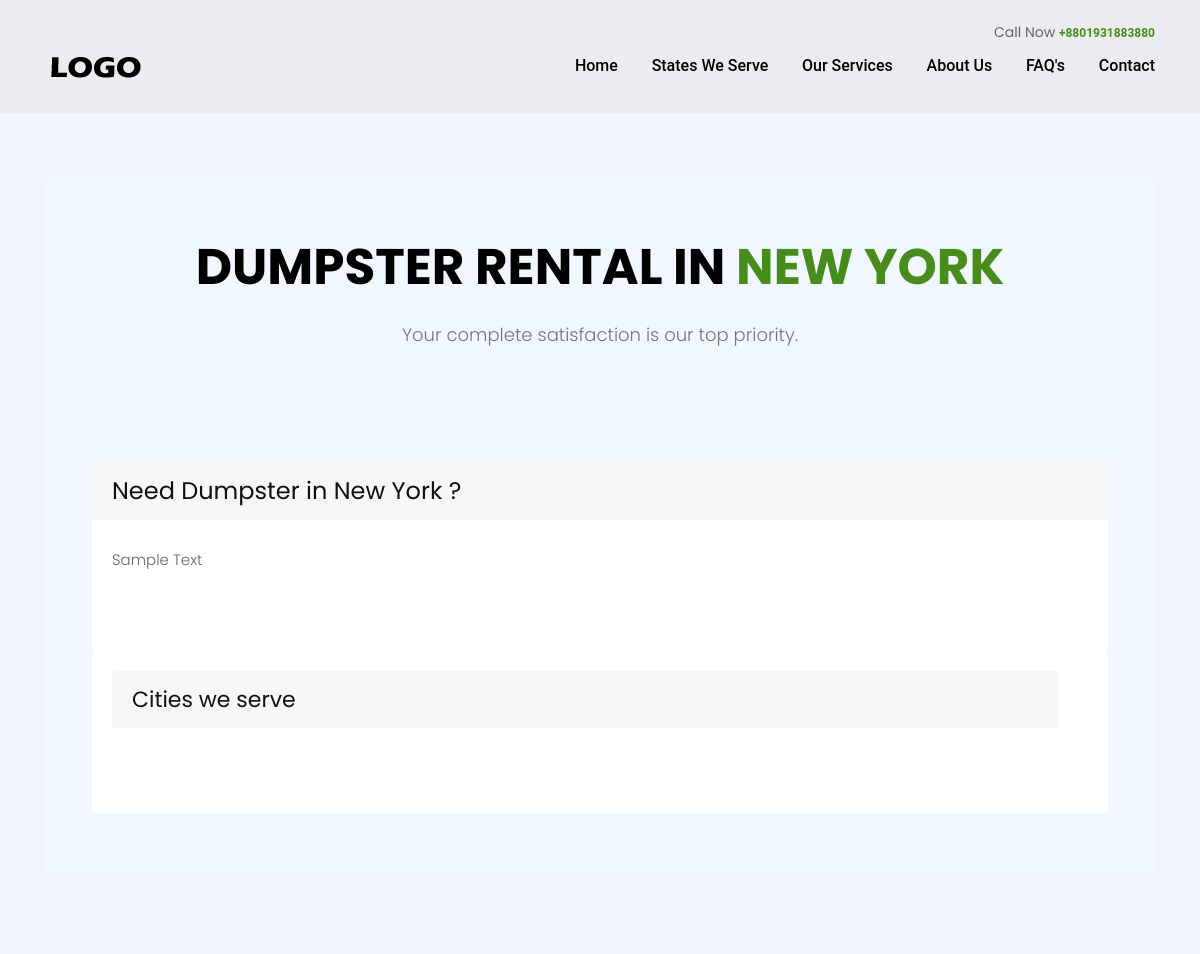
Before: /newyork (upper part) with the older database file.
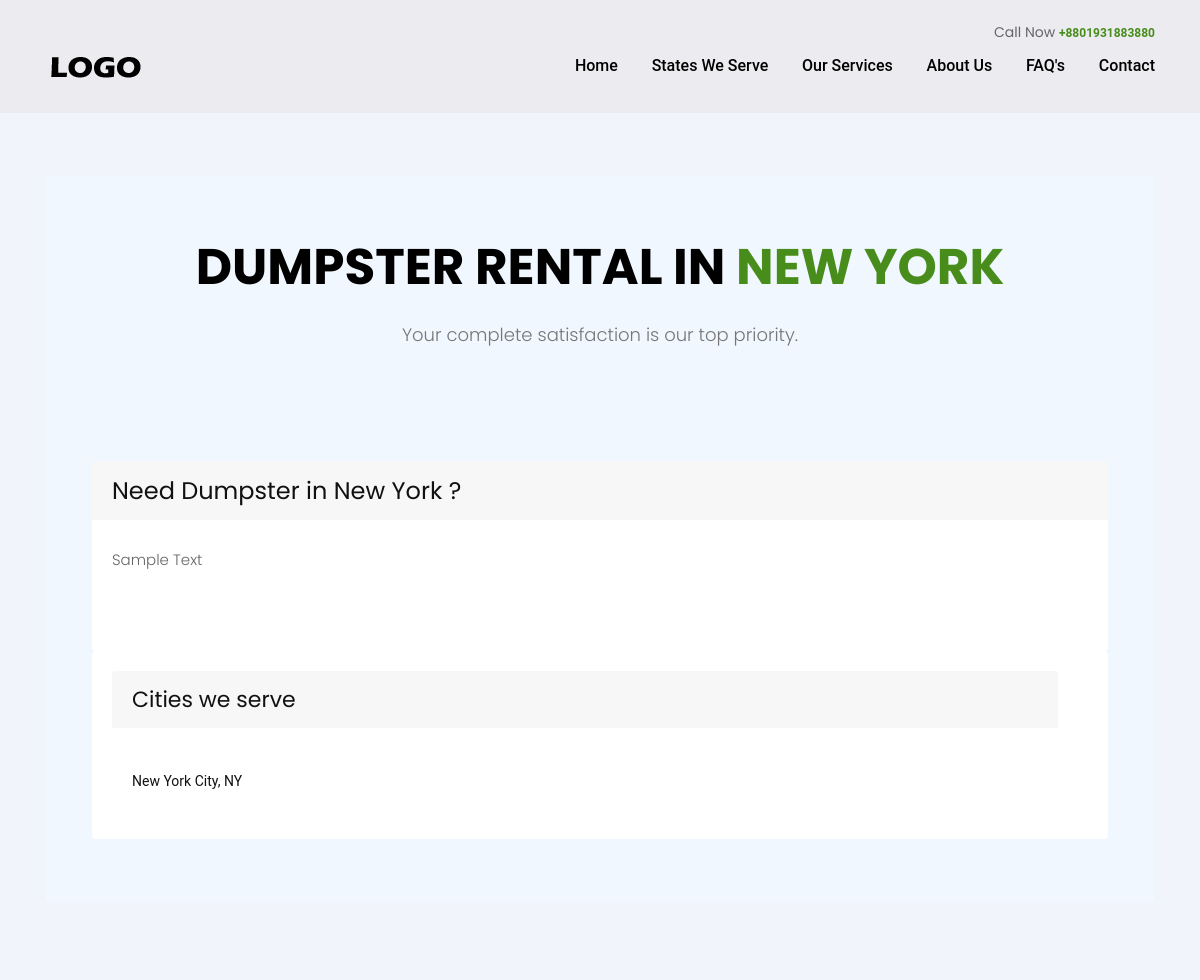
After: the same page with the newer database file.
### state/models.py (models this page shows, shortened)
class City(models.Model):
    city_name   = models.CharField(max_length=50)
    state_name  = models.ForeignKey('state.State', on_delete=models.CASCADE, related_name='cities')
    zip         = models.CharField(max_length=10)
    city_detail = RichTextField(blank=True, null=True)
    slug        = models.SlugField(null=False, unique=True)
    class Meta:
        verbose_name_plural = "cities"
    def get_absolute_url(self):
        return reverse('city_detail', kwargs={'slug': self.slug, 'state': self.state_name.slug})

class State(models.Model):
    name        = models.CharField(max_length=100, unique=True)
    abbvr       = models.CharField(max_length=2, unique=True)
    article     = RichTextField(blank=True, null=True)
    slug        = models.SlugField(null=False, unique=True)

### pages/views.py (the view)
# urls.py: path('<slug:slug>', StateDetailView.as_view(), name='state_detail'),
class StateDetailView(DetailView):
    context_object_name = 'state_detail_city'
    template_name = 'state_detail.html'
    queryset = State.objects.all()
    def get_context_data(self, **kwargs):
        context = super(StateDetailView, self).get_context_data(**kwargs)
        context['states'] = State.objects.all()
        context['cities'] = City.objects.all()
        return context

### templates/state_detail.html (shortened to what this page needs)
{% extends 'base.html' %}
{% block content %}
<section>
  <div class="container py-5">
    <div class="container jumbotron" id="jumbo">
      <div class="row">
        <div class="col-md-12">
          <div class="titlepage">
            <h2> Dumpster Rental in <strong class="llow">{{ object.name }}</strong> </h2>
            <br>
            <p class="lead">Your complete satisfaction is our top priority.</p>
            <br><br>
          </div>
        </div>
      </div>
      <div class="container">
        <div class="card border-0 ">
          <h1 class="card-header border-0">Need Dumpster in {{ object.name }} ?</h1>
          <div class="card-body">
            <p class="card-text">{{ object.article|safe }}</p> <br> <br>
          </div>
        </div>
        <div class="card border-0 ">
          <div class="container row card-body">
            <div class="container ">
              <h2 class="card-header border-0">Cities we serve</h2> <br>
            </div>
            <div class="container ">
              <div class="row card-body">
                {% for city in object.cities.all  %}
                {% if forloop.first %}
                <div style="float:left;" class="col-md-4">
                  {% endif %}
                  <li>
                    <a href="{{ city.get_absolute_url }}">
                      <h5>
                        {{ city.city_name }}, {{ city.state_name.abbvr }}
                      </h5>
                    </a>
                  </li>
                  {% if forloop.last %}
                </div>
                {% endif %}
                {% endfor %}
              </div>
            </div>
          </div>
        </div>
      </div>
    </div>
  </div>
</section>
{% endblock content %}

Changed rows visible on the page:
added City: city_name "New York City", state_name.abbvr "NY"
